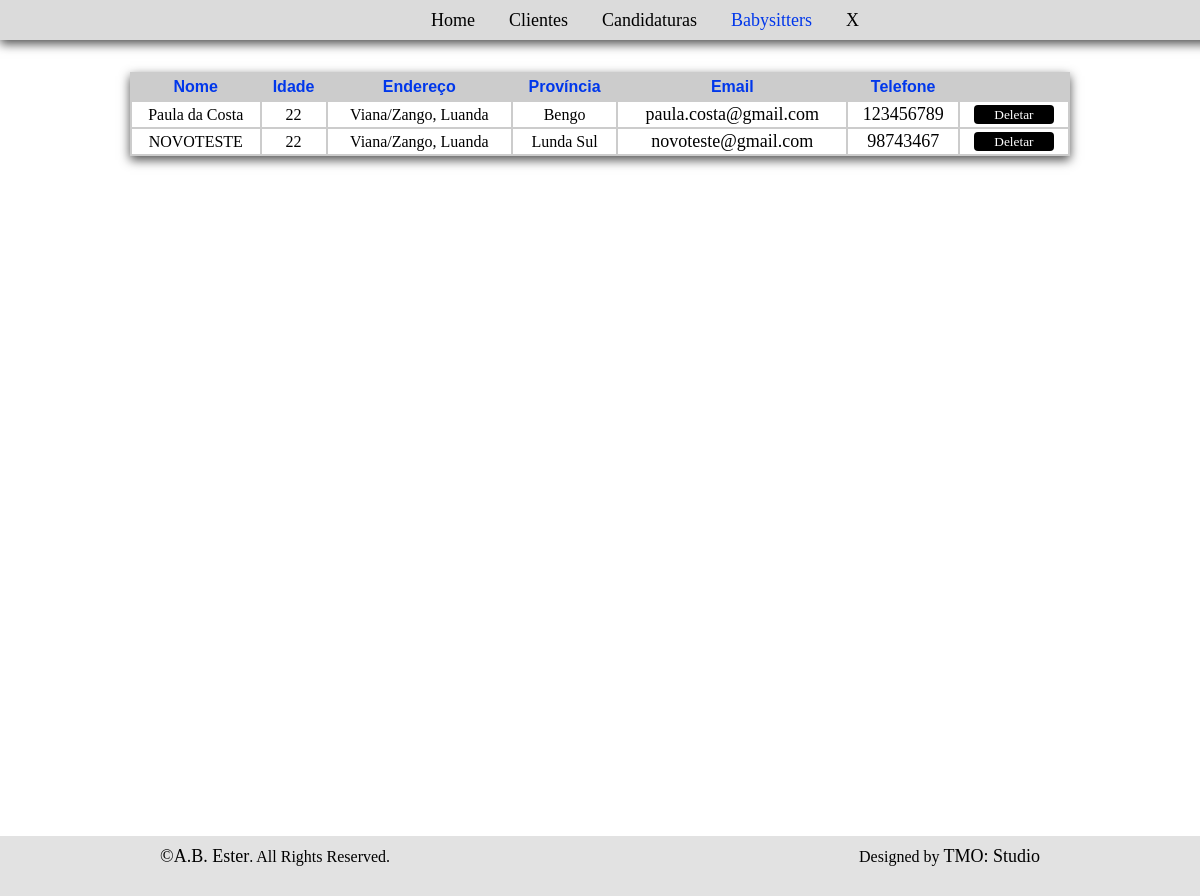
The page /SGB/babysitters.php (signed in) on the database its author committed.
### tables this page shows
CREATE TABLE `babysitter` (
  `id_baby` int(11) NOT NULL,
  `nome_baby` varchar(25) NOT NULL,
  `idade` int(11) DEFAULT NULL,
  `sobre` varchar(500) DEFAULT NULL,
  `endereco_baby` varchar(40) NOT NULL,
  `provincia` int(11) DEFAULT NULL,
  `email` varchar(40) DEFAULT NULL,
  `telefone` int(11) NOT NULL,
  `senha` varchar(32) DEFAULT NULL,
  `estado` varchar(2) DEFAULT NULL
);

CREATE TABLE `provincia` (
  `id_prov` int(11) NOT NULL,
  `nome_prov` varchar(25) DEFAULT NULL
);

### SGB/babysitters.php (the view, shortened to what this page needs)
<?php
    require('Backend/conexao.php');
    if(!isset($_SESSION['id_func'])){
        header("location:index.php");
        exit;
    }
    else{
        $id_cargo = $_SESSION['id_cargo'];
    }
?>
<!DOCTYPE html>
<html lang="en">
    <head>
        <link rel="stylesheet" href="CSS/adm.css">
    </head>
    <body>
            <div class="header">
                <header>
                    <nav>
                        <ul>
                        <?php if ($id_cargo == 1) { ?>
                                <li><a href="adm.php">Home</a></li>
                            <?php } else { ?>
                            <li><a href="home.php">Home</a></li>
                            <?php }?>
                            <li><a href="clientes.php">Clientes</a></li>
                            <li><a href="candidaturas.php" >Candidaturas</a></li>
                            <li><a href="#" style="color: rgb(0, 55, 235);">Babysitters</a></li>
                            <li><a href="Backend/sair.php">X</a></li>
                        </ul>
                    </nav>
                </header>
            </div>
            <br><br>
        <div class="sobre">
            <br><br>
            <div class="centro">
                <table border="0">
                    <tr>
                        <th>Nome</th>
                        <th>Idade</th>
                        <th>Endereço</th>
                        <th>Província</th>
                        <th>Email</th>
                        <th>Telefone</th>
                    </tr>
                    <?php
                        $baby = $conn->prepare("SELECT * FROM babysitter join provincia on babysitter.provincia = provincia.id_prov where estado = 'S'");
                        $baby->execute();
                        $res=$baby->fetchAll();
                        for($i=0; $i<sizeof($res); $i++){
                            $values = $res[$i];
                        ?>
                    <tr>
                        <td> <?php echo $values['nome_baby'];?> </td>
                        <td> <?php echo $values['idade'];?> </td>
                        <td> <?php echo $values['endereco_baby'];?> </td>
                        <td> <?php echo $values['nome_prov'];?> </td>
                        <td> <a href="mailto:<?php echo $values['email'];?>"><?php echo $values['email'];?></a> </td>
                        <td> <a href="tel:+<?php echo $values['telefone'];?>"><?php echo $values['telefone'];?></a> </td>
                        <?php
                            if ($id_cargo == 1) {
                        ?>
                            <td> <button id="b">Deletar</a></button> </td>
                        <?php }?>
                        <?php }?>
                    </tr>
                </table>
            </div>
        </div>
        <div class="rodape">
            <p id="p1"><a href="index.html">&copy;A.B. Ester</a>. All Rights Reserved.</p>
            <p id="p2">Designed by <a href="index.html">TMO: Studio</a></p>
        </div>
    </body>
</html>

### SGB/CSS/adm.css (style rules this page uses)
* { margin: 0; font-family: cursive; }
body { background-color: rgb(245, 245, 245); }
.header { background-color: rgb(219, 219, 219); box-shadow: 0 4px 10px 0px rgb(80, 80, 80); padding: 10px; width: 100%; height: 20px; position: fixed; }
header { text-align: center; }
li { margin-left: 30px; display: inline; }
a { font-size: large; color: rgb(0, 0, 0); text-decoration: none; }
.sobre { background-color: rgb(255, 255, 255); height: 100vh; }
.sobre button { border: 0; width: 80px; height: 90%; border-radius: 4px; cursor: pointer; background-color: rgb(0, 8, 85); }
.sobre #b { background-color: rgb(0, 0, 0); color: white; }
.centro { margin: auto; width: 940px; box-shadow: 0 4px 10px 0px rgb(80, 80, 80); background-color: rgb(204, 204, 204); }
table { margin: auto; text-align: center; width: 100%; height: 25%; }
th { padding: 4px; color: rgb(0, 55, 235); font-family: 'Poppins', sans-serif; }
td { background-color: rgb(255, 255, 255); padding: 2px; }
.rodape { padding: 10px; background-color: rgb(226, 226, 226); height: 40px; bottom: 0; }
.rodape p { display: inline; }
#p1 { float: left; margin-left: 150px; }
#p2 { float: right; margin-right: 150px; }

### rows shown on the page
babysitter: nome_baby "Paula da Costa", idade "22", endereco_baby "Viana/Zango, Luanda", provincia.nome_prov "Bengo", email "paula.costa@gmail.com", telefone "123456789"
babysitter: nome_baby "NOVOTESTE", idade "22", endereco_baby "Viana/Zango, Luanda", provincia.nome_prov "Lunda Sul", email "novoteste@gmail.com", telefone "98743467"
